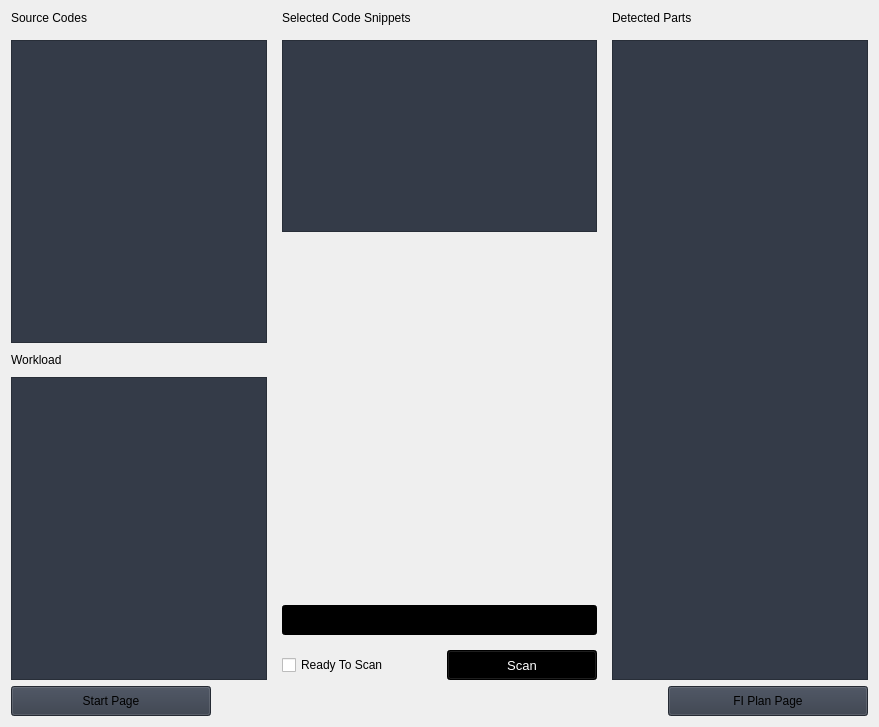
                     <widget class="QWidget" name="scan">
                      <layout class="QVBoxLayout" name="verticalLayout_30">
                       <item>
                        <layout class="QGridLayout" name="gridLayout_4">
                         <property name="sizeConstraint">
                          <enum>QLayout::SetMaximumSize</enum>
                         </property>
                         <property name="leftMargin">
                          <number>0</number>
                         </property>
                         <property name="topMargin">
                          <number>0</number>
                         </property>
                         <property name="rightMargin">
                          <number>0</number>
                         </property>
                         <property name="bottomMargin">
                          <number>0</number>
                         </property>
                         <property name="spacing">
                          <number>15</number>
                         </property>
                         <item row="1" column="0" rowspan="13">
                          <layout class="QGridLayout" name="gridLayout_19">
                           <property name="spacing">
                            <number>10</number>
                           </property>
                           <item row="1" column="0">
                            <widget class="QPlainTextEdit" name="plainTextEdit_16">
                             <property name="styleSheet">
                              <string notr="true">background-color: rgb(52, 59, 72);</string>
                             </property>
                            </widget>
                           </item>
                           <item row="2" column="0">
                            <widget class="QLabel" name="label_15">
                             <property name="styleSheet">
                              <string notr="true">font: 13pt &quot;Ubuntu&quot;;</string>
                             </property>
                             <property name="text">
                              <string>Workload</string>
                             </property>
                            </widget>
                           </item>
                           <item row="3" column="0">
                            <widget class="QPlainTextEdit" name="plainTextEdit_17">
                             <property name="styleSheet">
                              <string notr="true">background-color: rgb(52, 59, 72);</string>
                             </property>
                            </widget>
                           </item>
                          </layout>
                         </item>
                         <item row="10" column="1" rowspan="4" colspan="2">
                          <widget class="QCheckBox" name="checkBox_2">
                           <property name="minimumSize">
                            <size>
                             <width>120</width>
                             <height>30</height>
                            </size>
                           </property>
                           <property name="styleSheet">
                            <string notr="true">font: 13pt &quot;Ubuntu&quot;;</string>
                           </property>
                           <property name="text">
                            <string>Ready To Scan</string>
                           </property>
                          </widget>
                         </item>
                         <item row="0" column="4" rowspan="14">
                          <layout class="QGridLayout" name="gridLayout_21">
                           <item row="0" column="0">
                            <widget class="QLabel" name="label_49">
                             <property name="styleSheet">
                              <string notr="true">font: 13pt &quot;Ubuntu&quot;;</string>
                             </property>
                             <property name="text">
                              <string>Detected Parts</string>
                             </property>
                            </widget>
                           </item>
                           <item row="1" column="0">
                            <widget class="QListWidget" name="listWidget_2">
                             <property name="styleSheet">
                              <string notr="true">background-color: rgb(52, 59, 72);</string>
                             </property>
                            </widget>
                           </item>
                          </layout>
                         </item>
                         <item row="0" column="1" colspan="3">
                          <widget class="QLabel" name="label_59">
                           <property name="styleSheet">
                            <string notr="true">font: 13pt &quot;Ubuntu&quot;;</string>
                           </property>
                           <property name="text">
                            <string>Selected Code Snippets</string>
                           </property>
                          </widget>
                         </item>
                         <item row="1" column="1" rowspan="7" colspan="3">
                          <widget class="QListWidget" name="listWidget_17">
                           <property name="sizePolicy">
                            <sizepolicy hsizetype="Expanding" vsizetype="Expanding">
                             <horstretch>0</horstretch>
                             <verstretch>0</verstretch>
                            </sizepolicy>
                           </property>
                           <property name="maximumSize">
                            <size>
                             <width>16777215</width>
                             <height>16777215</height>
                            </size>
                           </property>
                           <property name="styleSheet">
                            <string notr="true">background-color: rgb(52, 59, 72);</string>
                           </property>
                          </widget>
                         </item>
                         <item row="0" column="0">
                          <widget class="QLabel" name="label_48">
                           <property name="styleSheet">
                            <string notr="true">font: 13pt &quot;Ubuntu&quot;;</string>
                           </property>
                           <property name="text">
                            <string>Source Codes</string>
                           </property>
                          </widget>
                         </item>
                         <item row="9" column="1" colspan="3">
                          <widget class="QProgressBar" name="progressBar_2">
                           <property name="sizePolicy">
                            <sizepolicy hsizetype="Fixed" vsizetype="Fixed">
                             <horstretch>0</horstretch>
                             <verstretch>0</verstretch>
                            </sizepolicy>
                           </property>
                           <property name="minimumSize">
                            <size>
                             <width>315</width>
                             <height>30</height>
                            </size>
                           </property>
                           <property name="styleSheet">
                            <string notr="true">background-color:black;</string>
                           </property>
                           <property name="value">
                            <number>0</number>
                           </property>
                          </widget>
                         </item>
                         <item row="8" column="1" colspan="3">
                          <spacer name="verticalSpacer">
                           <property name="orientation">
                            <enum>Qt::Vertical</enum>
                           </property>
                           <property name="sizeHint" stdset="0">
                            <size>
                             <width>20</width>
                             <height>40</height>
                            </size>
                           </property>
                          </spacer>
                         </item>
                         <item row="10" column="3" rowspan="4">
                          <widget class="QPushButton" name="btn_scan_process">
                           <property name="sizePolicy">
                            <sizepolicy hsizetype="Fixed" vsizetype="Fixed">
                             <horstretch>0</horstretch>
                             <verstretch>0</verstretch>
                            </sizepolicy>
                           </property>
                           <property name="minimumSize">
                            <size>
                             <width>150</width>
                             <height>30</height>
                            </size>
                           </property>
                           <property name="font">
                            <font>
                             <family>Segoe UI</family>
                             <pointsize>10</pointsize>
                             <weight>50</weight>
                             <italic>false</italic>
                             <bold>false</bold>
                            </font>
                           </property>
                           <property name="cursor">
                            <cursorShape>PointingHandCursor</cursorShape>
                           </property>
                           <property name="styleSheet">
                            <string notr="true">background-color:black;
color:white;</string>
                           </property>
                           <property name="text">
                            <string>Scan</string>
                           </property>
                           <property name="icon">
                            <iconset resource="resources.qrc">
                             <normaloff>:/icons/images/icons/cil-magnifying-glass.png</normaloff>:/icons/images/icons/cil-magnifying-glass.png</iconset>
                           </property>
                          </widget>
                         </item>
                        </layout>
                       </item>
                       <item>
                        <layout class="QGridLayout" name="gridLayout_38">
                         <property name="horizontalSpacing">
                          <number>50</number>
                         </property>
                         <item row="0" column="1" alignment="Qt::AlignRight">
                          <widget class="QPushButton" name="btn_go_fiplan">
                           <property name="sizePolicy">
                            <sizepolicy hsizetype="Fixed" vsizetype="Fixed">
                             <horstretch>0</horstretch>
                             <verstretch>0</verstretch>
                            </sizepolicy>
                           </property>
                           <property name="minimumSize">
                            <size>
                             <width>200</width>
                             <height>30</height>
                            </size>
                           </property>
                           <property name="maximumSize">
                            <size>
                             <width>200</width>
                             <height>30</height>
                            </size>
                           </property>
                           <property name="cursor">
                            <cursorShape>PointingHandCursor</cursorShape>
                           </property>
                           <property name="styleSheet">
                            <string notr="true">font: 11pt &quot;Ubuntu&quot;;
background-color: rgb(52, 59, 72);</string>
                           </property>
                           <property name="text">
                            <string>FI Plan Page</string>
                           </property>
                           <property name="icon">
                            <iconset resource="resources.qrc">
                             <normaloff>:/icons/images/icons/cil-arrow-circle-right.png</normaloff>:/icons/images/icons/cil-arrow-circle-right.png</iconset>
                           </property>
                          </widget>
                         </item>
                         <item row="0" column="0" alignment="Qt::AlignLeft">
                          <widget class="QPushButton" name="btn_back_code">
                           <property name="sizePolicy">
                            <sizepolicy hsizetype="Fixed" vsizetype="Fixed">
                             <horstretch>0</horstretch>
                             <verstretch>0</verstretch>
                            </sizepolicy>
                           </property>
                           <property name="minimumSize">
                            <size>
                             <width>200</width>
                             <height>30</height>
                            </size>
                           </property>
                           <property name="maximumSize">
                            <size>
                             <width>200</width>
                             <height>30</height>
                            </size>
                           </property>
                           <property name="cursor">
                            <cursorShape>PointingHandCursor</cursorShape>
                           </property>
                           <property name="styleSheet">
                            <string notr="true">font: 11pt &quot;Ubuntu&quot;;
background-color: rgb(52, 59, 72);</string>
                           </property>
                           <property name="text">
                            <string>Start Page</string>
                           </property>
                           <property name="icon">
                            <iconset resource="resources.qrc">
                             <normaloff>:/icons/images/icons/cil-arrow-circle-left.png</normaloff>:/icons/images/icons/cil-arrow-circle-left.png</iconset>
                           </property>
                          </widget>
                         </item>
                        </layout>
                       </item>
                      </layout>
                     </widget>
